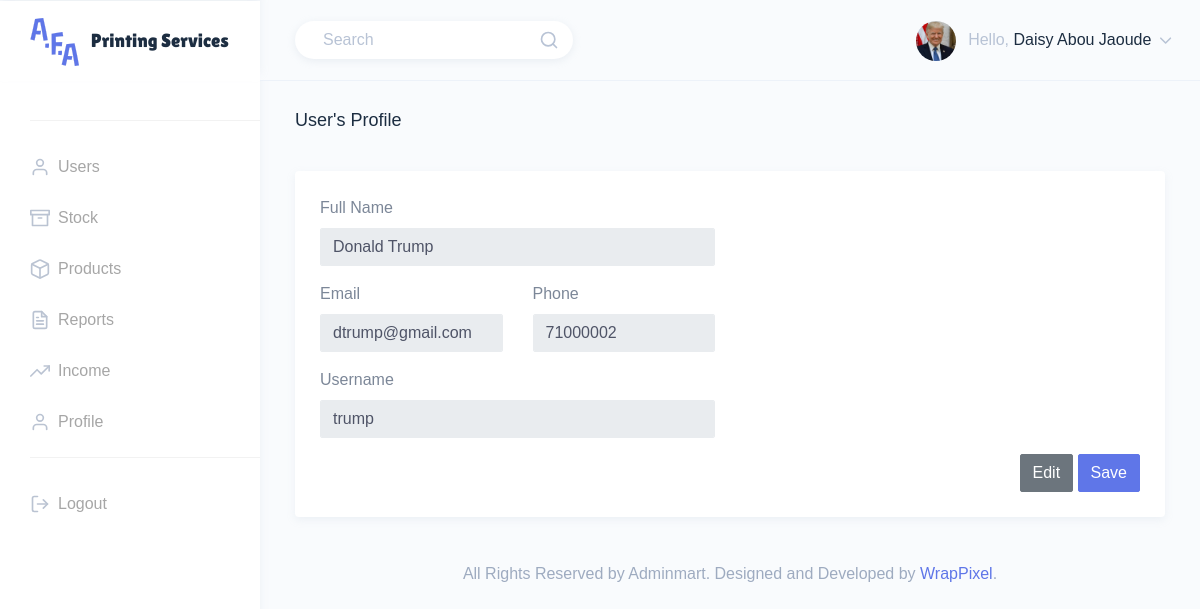
The app's page /src/html/admin/edit_user.php?userId=3 (signed in) with its own data.
### tables this page shows
CREATE TABLE IF NOT EXISTS `user` (
  `user_id` int NOT NULL AUTO_INCREMENT,
  `full_name` varchar(150) NOT NULL,
  `email` varchar(150) NOT NULL,
  `phone` varchar(150) NOT NULL,
  `username` varchar(150) NOT NULL,
  `password` varchar(150) NOT NULL,
  `role` int NOT NULL,
  `access` tinyint(1) NOT NULL,
  `image_url` varchar(150) NOT NULL,
  PRIMARY KEY (`user_id`),
  KEY `role` (`role`)
);

### src/html/admin/edit_user.php (the view, shortened to what this page needs)
<?php
    require_once('../../database/db.php');
    $sql = "SELECT * FROM user WHERE user_id=".$_SESSION['id']."";
    $query_result = mysqli_query($conn, $sql);
    while($record = mysqli_fetch_assoc($query_result)) {
      $users_info[] = $record;
    }
    $image_path=json_decode($users_info[0]['image_url'], true);
    $user_id=$_GET['userId'];
    $sql = "SELECT * FROM user WHERE user_id=".$user_id."";
    $query_result = mysqli_query($conn, $sql);
    while($record = mysqli_fetch_assoc($query_result)) {
      $user_info[] = $record;
    }
    $fullname=$user_info[0]['full_name'];
    $email=$user_info[0]['email'];
    $phone=$user_info[0]['phone'];
    $username=$user_info[0]['username'];
?>
<!DOCTYPE html>
<html dir="ltr" lang="en">
<head>
    <link href="../../assets/extra-libs/datatables.net-bs4/css/dataTables.bootstrap4.css" rel="stylesheet">
    <link href="../../dist/css/style.min.css" rel="stylesheet">
</head>
<body>
    <div id="main-wrapper" data-theme="light" data-layout="vertical" data-navbarbg="skin6" data-sidebartype="full" data-sidebar-position="fixed" data-header-position="fixed" data-boxed-layout="full">
        <header class="topbar" data-navbarbg="skin6">
            <nav class="navbar top-navbar navbar-expand-md">
                <div class="navbar-header" data-logobg="skin6">
                    <div class="navbar-brand">
                        <a href="index.php">
                            <b class="logo-icon">
                                <img src="../../assets/images/logo-icon-1.svg" alt="homepage" class="dark-logo" />
                            </b>
                            <span class="logo-text">
                                <img src="../../assets/images/logo-text-1.svg" alt="homepage" class="dark-logo" />
                            </span>
                        </a>
                    </div>
                </div>
                <div class="navbar-collapse collapse" id="navbarSupportedContent">
                    <ul class="navbar-nav float-left mr-auto ml-3 pl-1">
                      <li class="nav-item d-none d-md-block">
                          <a class="nav-link" href="javascript:void(0)">
                              <form>
                                  <div class="customize-input">
                                      <input class="form-control custom-shadow custom-radius border-0 bg-white"
                                          type="search" placeholder="Search" aria-label="Search">
                                      <i class="form-control-icon" data-feather="search"></i>
                                  </div>
                              </form>
                          </a>
                      </li>
                    </ul>
                    <ul class="navbar-nav float-right">
                        <li class="nav-item dropdown">
                            <a class="nav-link dropdown-toggle" href="javascript:void(0)" data-toggle="dropdown"
                                aria-haspopup="true" aria-expanded="false">
                                <?php echo"<img src='../../assets/images/users/".$image_path['path']."' alt='user' class='rounded-circle'
                                    width='40'>"; ?>
                                <span class="ml-2 d-none d-lg-inline-block"><span>Hello,</span> <span
                                        class="text-dark"><?php echo $users_info[0]['full_name']; ?></span> <i data-feather="chevron-down"
                                        class="svg-icon"></i></span>
                            </a>
                        </li>
                    </ul>
                </div>
            </nav>
        </header>
        <aside class="left-sidebar" data-sidebarbg="skin6">
            <div class="scroll-sidebar" data-sidebarbg="skin6">
                <nav class="sidebar-nav">
                    <ul id="sidebarnav">
                    <li class="list-divider"></li>
                    <li class="sidebar-item"> <a class="sidebar-link" href="index.php"
                            aria-expanded="false"><i data-feather="user" class="feather-icon"></i><span
                                class="hide-menu">Users</span></a>
                    </li>
                    <li class="sidebar-item"> <a class="sidebar-link sidebar-link" href="stock.php"
                            aria-expanded="false"><i data-feather="archive" class="feather-icon"></i><span
                                class="hide-menu">Stock</span></a>
                    </li>
                    <li class="sidebar-item"> <a class="sidebar-link sidebar-link" href="products.php"
                            aria-expanded="false"><i data-feather="box" class="feather-icon"></i><span
                                class="hide-menu">Products</span></a>
                    </li>
                    <li class="sidebar-item"> <a class="sidebar-link sidebar-link" href="reports.php"
                            aria-expanded="false"><i data-feather="file-text" class="feather-icon"></i><span
                                class="hide-menu">Reports</span></a>
                    </li>
                    <li class="sidebar-item"> <a class="sidebar-link sidebar-link" href="income.php"
                        aria-expanded="false"><i data-feather="trending-up" class="feather-icon"></i><span
                            class="hide-menu">Income</span></a>
                    </li>
                    <li class="sidebar-item"> <a class="sidebar-link sidebar-link" href="profile.php"
                        aria-expanded="false"><i data-feather="user" class="feather-icon"></i><span
                            class="hide-menu">Profile</span></a>
                    </li>
                        <li class="list-divider"></li>
                        <li class="sidebar-item"> <a class="sidebar-link sidebar-link" href="../logout.php"
                                aria-expanded="false"><i data-feather="log-out" class="feather-icon"></i><span
                                    class="hide-menu">Logout</span></a></li>
                    </ul>
                </nav>
            </div>
        </aside>
        <div class="page-wrapper">
            <div class="page-breadcrumb">
                <div class="row">
                    <div class="col-7 align-self-center">
                        <h4 class="page-title text-truncate text-dark font-weight-medium mb-1">User's Profile</h4>
                    </div>
                </div>
            </div>
            <div class="container-fluid">
                <div class="row">
                    <div class="col-12">
                        <div class="card">
                            <div class="card-body">
                                <form id="myForm" action="../../database/edit_employee.php?userId=<?php echo $user_id; ?>" method="post">
                                    <div class="form-body">
                                        <div class="row">
                                            <div class="col-md-6">
                                                <div class="form-group">
                                                    <label>Full Name</label>
                                                    <input id="fullname" name="fullname"  type="text" <?php echo "value='".$fullname."'"; ?> class="form-control" placeholder="full name" disabled>
                                                </div>
                                            </div>
                                        </div>
                                        <div class="row">
                                            <div class="col-md-3">
                                                <div class="form-group">
                                                    <label>Email</label>
                                                    <input id="email" name="email" type="text" <?php echo "value='".$email."'"; ?> class="form-control" placeholder="email" disabled>
                                                </div>
                                            </div>
                                            <div class="col-md-3">
                                                <div class="form-group">
                                                    <label>Phone</label>
                                                    <input id="phone" name="phone" type="text" <?php echo "value='".$phone."'"; ?> class="form-control" placeholder="phone" disabled>
                                                </div>
                                            </div>
                                        </div>
                                        <div class="row">
                                            <div class="col-md-6">
                                                <div class="form-group">
                                                    <label>Username</label>
                                                    <input id="username" name="username" type="text" <?php echo "value='".$username."'"; ?> class="form-control" placeholder="username" disabled>
                                                </div>
                                            </div>
                                        </div>
                                        <div class="form-actions">
                                            <div class="text-right">
                                                <button type="button" id="myButton" class="btn btn-secondary" onclick="edit()">Edit</button>
                                                <button type="submit" id="myButton2" class="btn btn-info">Save</button>
                                            </div>
                                        </div>
                                </form>
                            </div>
                        </div>
                    </div>
                </div>
            </div>
            <footer class="footer text-center text-muted">
                All Rights Reserved by Adminmart. Designed and Developed by <a
                    href="https://wrappixel.com">WrapPixel</a>.
            </footer>
        </div>
    </div>
</body>
</html>

### records on screen
user: full_name "Daisy Abou Jaoude"
user: fullname "Donald Trump", email "dtrump@gmail.com", phone "71000002", username "trump"
